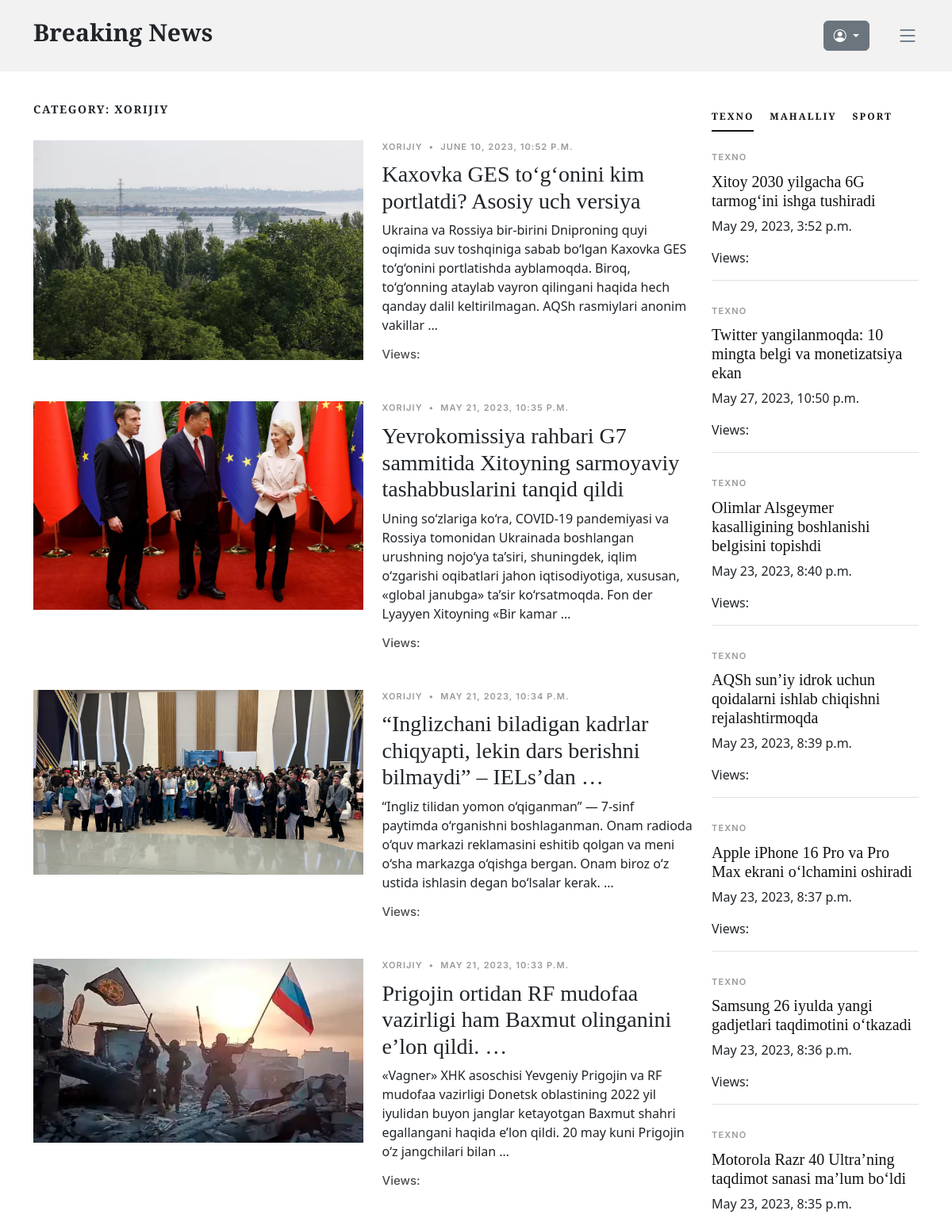
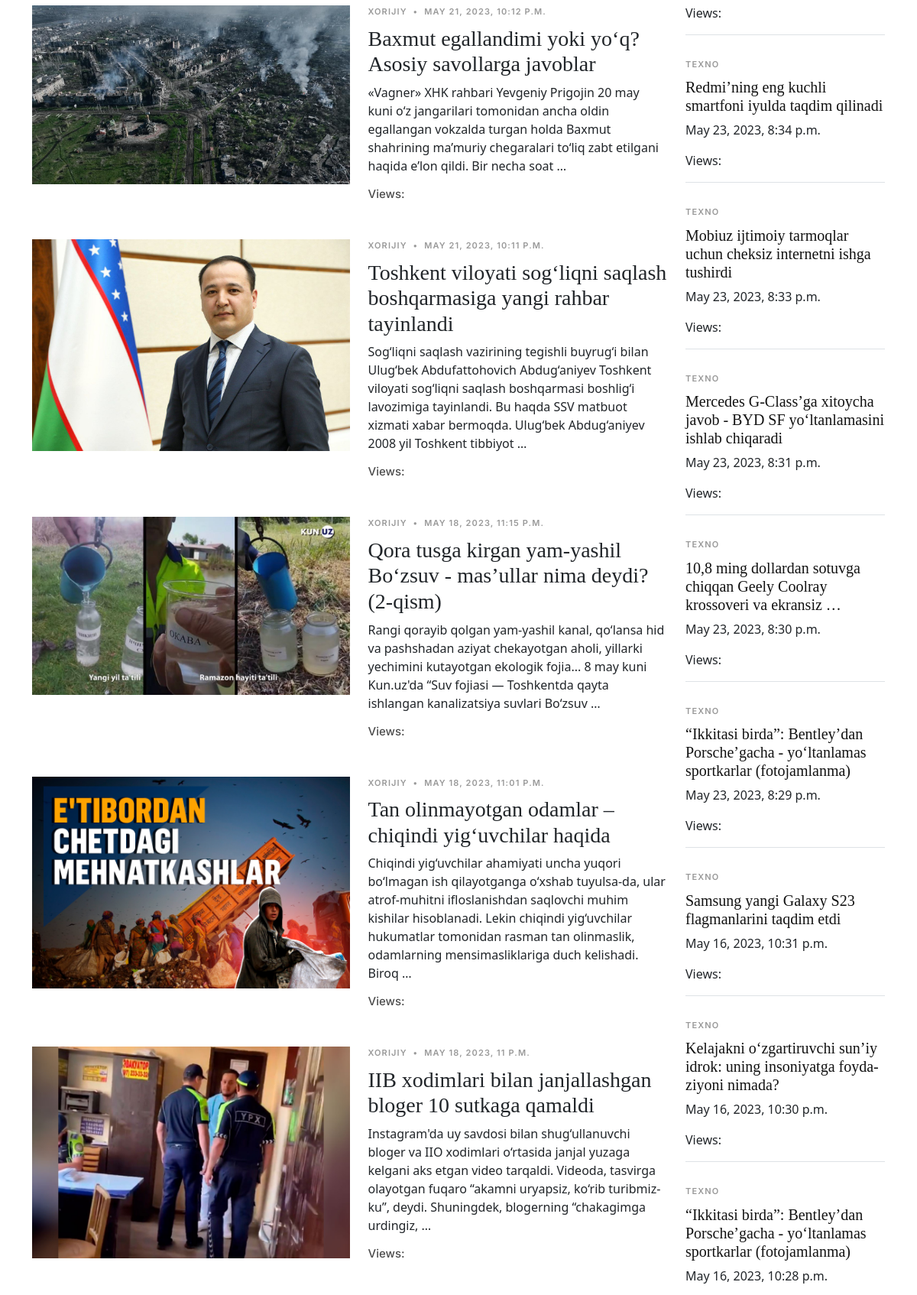
The page /foreign/ (upper part) on the database its author committed (2 pictures, top to bottom).
### news_app/models.py (models this page shows, shortened)
class News(models.Model):
    class Status(models.TextChoices):
        Draft = "DF", "Draft"
        Published = "PB", "Published"
    title = models.CharField(max_length=250)
    slug = models.SlugField(max_length=300)
    body = models.TextField()
    image = models.ImageField(upload_to="news/images")
    category = models.ForeignKey(Category, on_delete=models.CASCADE)
    published_time = models.DateTimeField(default=timezone.now)
    created_time = models.DateTimeField(auto_now_add=True)
    updated_time = models.DateTimeField(auto_now=True)
    status = models.CharField(
        max_length=2, choices=Status.choices, default=Status.Draft
    )
    objects = models.Manager()  # defauld manager
    published = PublishedManager()
    class Meta:
        ordering = ["-published_time"]
    def get_absolute_url(self):
        return reverse("detail_page", args=[self.slug])

class Category(models.Model):
    name = models.CharField(max_length=150)
    def __str__(self):
        return self.name

### news_app/views.py (the view)
# urls.py: path("foreign/", ForeignNewsListView.as_view(), name="foreign_news_page"),
class ForeignNewsListView(ListView):
    model = News
    template_name = "news/foreign-news-list.html"
    context_object_name = "foreign_news"
    def get_context_data(self, **kwargs):
        context = super().get_context_data(**kwargs)
        context["local_news"] = News.published.all().filter(category__name="Mahalliy")
        context["techno_news"] = News.published.all().filter(category__name="Texno")
        context["sport_news"] = News.published.all().filter(category__name="Sport")
        context["categories"] = Category.objects.all()
        context["local_news_category"] = "Mahalliy"
        context["sport_news_category"] = "Sport"
        context["techno_news_category"] = "Texno"
        return context
    def get_queryset(self):
        news = self.model.published.all().filter(category__name="Xorijiy")
        return news

### news_app/context_procesor.py (called while the page is built)
def top_news(request):
    categories = Category.objects.all()
    top_news = News.published.all().order_by("-published_time")[:4]
    context = {
        "top_news": top_news,
        "categories": categories,
    }
    return context

### news_app/models.py (called while the page is built)
    def get_queryset(self):
        return super().get_queryset().filter(status=News.Status.Published)

### templates/news/foreign-news-list.html (shortened to what this page needs)
{% extends 'news/base.html' %}
{% load static %}
{% load hitcount_tags %}
{% block content %}
<main id="main">
    <section>
      <div class="container">
        <div class="row">
          <div class="col-md-9" data-aos="fade-up">
            <h3 class="category-title">Category: Xorijiy</h3>
            {% for news in foreign_news %}
            <div class="d-md-flex post-entry-2 half">
              <a href="{{ news.get_absolute_url }}" class="me-4 thumbnail">
                <img src="{{ news.image.url }}" alt="" class="img-fluid">
              </a>
              <div>
                <div class="post-meta">
                  <span class="date">{{ news.category }}</span>
                  <span class="mx-1">&bullet;</span>
                  <span>{{ news.published_time }}</span>
                </div>
                <h3>
                  <a href="{{ news.get_absolute_url }}">{{ news.title | truncatewords:10}}</a>
                </h3>
                <p>{{ news.body | truncatewords:30 }}</p>
                <div class="d-flex align-items-center author">
                  <div class="name">
                    <h3 class="m-0 p-0">Views: {% get_hit_count for news %}</h3>
                  </div>
                </div>
              </div>
            </div>
            {% endfor %}
          </div>
          <div class="col-md-3">
            <div class="aside-block">
              <ul class="nav nav-pills custom-tab-nav mb-4" id="pills-tab" role="tablist">
                <li class="nav-item" role="presentation">
                  <button
                    class="nav-link active"
                    id="pills-popular-tab"
                    data-bs-toggle="pill"
                    data-bs-target="#pills-popular"
                    type="button"
                    role="tab"
                    aria-controls="pills-popular"
                    aria-selected="true">
                    {{ techno_news_category }}
                  </button>
                </li>
                <li class="nav-item" role="presentation">
                  <button
                    class="nav-link"
                    id="pills-trending-tab"
                    data-bs-toggle="pill"
                    data-bs-target="#pills-trending"
                    type="button"
                    role="tab"
                    aria-controls="pills-trending"
                    aria-selected="false">
                    {{ local_news_category }}
                  </button>
                </li>
                <li class="nav-item" role="presentation">
                  <button
                    class="nav-link"
                    d="pills-latest-tab"
                    data-bs-toggle="pill"
                    data-bs-target="#pills-latest"
                    type="button" role="tab"
                    aria-controls="pills-latest"
                    aria-selected="false">
                    {{ sport_news_category }}
                  </button>
                </li>
              </ul>
              <div class="tab-content" id="pills-tabContent">
                <div class="tab-pane fade show active" id="pills-popular" role="tabpanel" aria-labelledby="pills-popular-tab">
                  {% for news in techno_news %}
                    <div class="post-entry-1 border-bottom">
                      <div class="post-meta">
                        <span class="date">{{ news.category }}</span>
                      </div>
                      <h2 class="mb-2"><a href="{{ news.get_absolute_url }}">{{ news.title | truncatewords:10 }}</a></h2>
                      <span class="author mb-3 d-block">{{ news.published_time }}</span>
                      <span class="author mb-3 d-block">Views: {% get_hit_count for news %}</span>
                    </div>
                  {% endfor %}
                </div>
              </div>
            </div>
          </div>
        </div>
      </div>
    </section>
  </main>
{% endblock content %}

### static/css/variables.css (style rules this page uses)
:root { --font-default: 'EB Garamond', system-ui, -apple-system, "Segoe UI", Roboto, "Helvetica Neue", Arial, "Noto Sans", "Liberation Sans", sans-serif, "Apple Color Emoji", "Segoe UI Emoji", "Segoe UI Symbol", "Noto Color Emoji"; --font-primary: 'EB Garamond', serif; --font-secondary: 'Inter', sans-serif; --color-default: #212529; --color-default-rgb: 33, 37, 41; --color-links: #212529; --color-links-hover: #15171a; --color-primary: #212529; --color-primary-light: #26282c; --color-primary-dark: #0b0c0e; --color-primary-rgb: 33, 37, 41; --color-primary-light-rgb: 38, 40, 44; --color-primary-dark-rgb: 11, 12, 14; --color-secondary: #596d80; --color-secondary-light: #8498aa; --color-secondary-dark: #404f5c; --color-secondary-rgb: 89, 109, 128; --color-secondary-light-rgb: 132, 152, 170; --color-secondary-dark-rgb: 64, 79, 92; --color-blue: #0d6efd; --color-blue-rgb: 13, 110, 253; --color-indigo: #6610f2; --color-indigo-rgb: 102, 16, 242; --color-purple: #6f42c1; --color-purple-rgb: 111, 66, 193; --color-pink: #f3268c; --color-pink-rgb: 243, 38, 140; --color-red: #df1529; --color-red-rgb: 223, 21, 4; --color-orange: #fd7e14; --color-orange-rgb: 253, 126, 20; --color-yellow: #ffc107; --color-yellow-rgb: 255, 193, 7; --color-green: #059652; --color-green-rgb: 5, 150, 82; --color-teal: #20c997; --color-teal-rgb: 32, 201, 151; --color-cyan: #0dcaf0; --color-cyan-rgb: 13, 202, 240; --color-white: #ffffff; --color-white-rgb: 255, 255, 255; --color-gray: #6c757d; --color-gray-rgb: 108, 117, 125; --color-black: #000000; --color-black-rgb: 0, 0, 0; }
:root { --bs-blue: var(--color-blue); --bs-indigo: var(--color-indigo); --bs-purple: var(--color-purple); --bs-pink: var(--color-pink); --bs-red: var(--color-red); --bs-orange: var(--color-orange); --bs-yellow: var(--color-yellow); --bs-green: var(--color-green); --bs-teal: var(--color-teal); --bs-cyan: var(--color-cyan); --bs-white: var(--color-white); --bs-gray: var(--color-gray); --bs-gray-dark: #343a40; --bs-gray-100: #f8f9fa; --bs-gray-200: #e9ecef; --bs-gray-300: #dee2e6; --bs-gray-400: #ced4da; --bs-gray-500: #adb5bd; --bs-gray-600: #6c757d; --bs-gray-700: #495057; --bs-gray-800: #343a40; --bs-gray-900: #212529; --bs-primary: var(--color-blue); --bs-secondary: var(--color-blue); --bs-success: #198754; --bs-info: #0dcaf0; --bs-warning: #ffc107; --bs-danger: #dc3545; --bs-light: #f8f9fa; --bs-dark: #212529; --bs-primary-rgb: var(--color-primary-rgb); --bs-secondary-rgb: var(--color-secondary-rgb); --bs-success-rgb: 25, 135, 84; --bs-info-rgb: 13, 202, 240; --bs-warning-rgb: 255, 193, 7; --bs-danger-rgb: 220, 53, 69; --bs-light-rgb: 248, 249, 250; --bs-dark-rgb: 33, 37, 41; --bs-white-rgb: var(--color-white-rgb); --bs-black-rgb: var(--color-black-rgb); --bs-body-color-rgb: var(--color-default-rgb); --bs-body-bg-rgb: 255, 255, 255; --bs-font-sans-serif: var(--font-default); --bs-font-monospace: SFMono-Regular, Menlo, Monaco, Consolas, "Liberation Mono", "Courier New", monospace; --bs-gradient: linear-gradient(180deg, rgba(255, 255, 255, 0.15), rgba(255, 255, 255, 0)); --bs-body-font-family: var(--font-default); --bs-body-font-size: 1rem; --bs-body-font-weight: 400; --bs-body-line-height: 1.5; --bs-body-color: var(--color-default); --bs-body-bg: #fff; }

### static/css/404-page.css (style rules this page uses)
a { text-decoration: none; }

### static/css/register.css (style rules this page uses)
:root { --color-white: #fff; --color-light: #f1f5f9; --color-black: #121212; --color-night: #001632; --color-red: #f44336; --color-yellow: #6cf436; --color-blue: #1a73e8; --color-gray: #80868b; --color-grayish: #dadce0; --shadow-normal: 0 1px 3px 0 rgba(0, 0, 0, 0.1), 0 1px 2px 0 rgba(0, 0, 0, 0.06); --shadow-medium: 0 4px 6px -1px rgba(0, 0, 0, 0.1), 0 2px 4px -1px rgba(0, 0, 0, 0.06); --shadow-large: 0 10px 15px -3px rgba(0, 0, 0, 0.1), 0 4px 6px -2px rgba(0, 0, 0, 0.05); }
.login a, button { font-family: inherit; font-size: inherit; line-height: inherit; cursor: pointer; border: none; outline: none; text-decoration: none; }
.login, img { display: block; width: 100%; height: auto; object-fit: cover; }

### rows shown on the page
News: image (picture), category "XORIJIY", published_time "JUNE 10, 2023, 10:52 P.M.", title "Kaxovka GES to‘g‘onini kim portlatdi? Asosiy uch versiya", body "Ukraina va Rossiya bir-birini Dniproning quyi oqimida suv toshqiniga sabab bo‘lgan Kaxovka GES to‘g‘onini portlatishda ayblamoqda. Biroq, to‘g‘onning ataylab vayron qilingani haqida hech qanday dalil keltirilmagan. AQSh rasmiylari anonim vakillar …"
News: image (picture), category "XORIJIY", published_time "MAY 21, 2023, 10:35 P.M.", title "Yevrokomissiya rahbari G7 sammitida Xitoyning sarmoyaviy tashabbuslarini tanqid qildi", body "Uning so‘zlariga ko‘ra, COVID-19 pandemiyasi va Rossiya tomonidan Ukrainada boshlangan urushning nojo‘ya ta’siri, shuningdek, iqlim o‘zgarishi oqibatlari jahon iqtisodiyotiga, xususan, «global janubga» ta’sir ko‘rsatmoqda. Fon der Lyayyen Xitoyning «Bir kamar …"
News: image (picture), category "XORIJIY", published_time "MAY 21, 2023, 10:34 P.M.", title "“Inglizchani biladigan kadrlar chiqyapti, lekin dars berishni bilmaydi” – IELs’dan …", body "“Ingliz tilidan yomon o‘qiganman” — 7-sinf paytimda o‘rganishni boshlaganman. Onam radioda o‘quv markazi reklamasini eshitib qolgan va meni o‘sha markazga o‘qishga bergan. Onam biroz o‘z ustida ishlasin degan bo‘lsalar kerak. …"
News: image (picture), category "XORIJIY", published_time "MAY 21, 2023, 10:33 P.M.", title "Prigojin ortidan RF mudofaa vazirligi ham Baxmut olinganini e’lon qildi. …", body "«Vagner» XHK asoschisi Yevgeniy Prigojin va RF mudofaa vazirligi Donetsk oblastining 2022 yil iyulidan buyon janglar ketayotgan Baxmut shahri egallangani haqida e’lon qildi. 20 may kuni Prigojin o‘z jangchilari bilan …"
News: image (picture), category "XORIJIY", published_time "MAY 21, 2023, 10:12 P.M.", title "Baxmut egallandimi yoki yo‘q? Asosiy savollarga javoblar", body "«Vagner» XHK rahbari Yevgeniy Prigojin 20 may kuni o‘z jangarilari tomonidan ancha oldin egallangan vokzalda turgan holda Baxmut shahrining ma’muriy chegaralari to‘liq zabt etilgani haqida e’lon qildi. Bir necha soat …"
News: image (picture), category "XORIJIY", published_time "MAY 21, 2023, 10:11 P.M.", title "Toshkent viloyati sog‘liqni saqlash boshqarmasiga yangi rahbar tayinlandi", body "Sog‘liqni saqlash vazirining tegishli buyrug‘i bilan Ulug‘bek Abdufattohovich Abdug‘aniyev Toshkent viloyati sog‘liqni saqlash boshqarmasi boshlig‘i lavozimiga tayinlandi. Bu haqda SSV matbuot xizmati xabar bermoqda. Ulug‘bek Abdug‘aniyev 2008 yil Toshkent tibbiyot …"
News: image (picture), category "XORIJIY", published_time "MAY 18, 2023, 11:15 P.M.", title "Qora tusga kirgan yam-yashil Bo‘zsuv - mas’ullar nima deydi? (2-qism)", body "Rangi qorayib qolgan yam-yashil kanal, qo‘lansa hid va pashshadan aziyat chekayotgan aholi, yillarki yechimini kutayotgan ekologik fojia... 8 may kuni Kun.uz'da “Suv fojiasi — Toshkentda qayta ishlangan kanalizatsiya suvlari Bo‘zsuv …"
News: image (picture), category "XORIJIY", published_time "MAY 18, 2023, 11:01 P.M.", title "Tan olinmayotgan odamlar – chiqindi yig‘uvchilar haqida", body "Chiqindi yig‘uvchilar ahamiyati uncha yuqori bo‘lmagan ish qilayotganga o‘xshab tuyulsa-da, ular atrof-muhitni ifloslanishdan saqlovchi muhim kishilar hisoblanadi. Lekin chiqindi yig‘uvchilar hukumatlar tomonidan rasman tan olinmaslik, odamlarning mensimasliklariga duch kelishadi. Biroq …"
News: image (picture), category "XORIJIY", published_time "MAY 18, 2023, 11 P.M.", title "IIB xodimlari bilan janjallashgan bloger 10 sutkaga qamaldi", body "Instagram'da uy savdosi bilan shug‘ullanuvchi bloger va IIO xodimlari o‘rtasida janjal yuzaga kelgani aks etgan video tarqaldi. Videoda, tasvirga olayotgan fuqaro “akamni uryapsiz, ko‘rib turibmiz-ku”, deydi. Shuningdek, blogerning “chakagimga urdingiz, …"
Category: name "TEXNO"
Category: name "MAHALLIY"
Category: name "SPORT"
News: category "TEXNO", title "Xitoy 2030 yilgacha 6G tarmog‘ini ishga tushiradi", published_time "May 29, 2023, 3:52 p.m."
News: category "TEXNO", title "Twitter yangilanmoqda: 10 mingta belgi va monetizatsiya ekan", published_time "May 27, 2023, 10:50 p.m."
News: category "TEXNO", title "Olimlar Alsgeymer kasalligining boshlanishi belgisini topishdi", published_time "May 23, 2023, 8:40 p.m."
News: category "TEXNO", title "AQSh sun’iy idrok uchun qoidalarni ishlab chiqishni rejalashtirmoqda", published_time "May 23, 2023, 8:39 p.m."
News: category "TEXNO", title "Apple iPhone 16 Pro va Pro Max ekrani o‘lchamini oshiradi", published_time "May 23, 2023, 8:37 p.m."
News: category "TEXNO", title "Samsung 26 iyulda yangi gadjetlari taqdimotini o‘tkazadi", published_time "May 23, 2023, 8:36 p.m."
News: category "TEXNO", title "Motorola Razr 40 Ultra’ning taqdimot sanasi ma’lum bo‘ldi", published_time "May 23, 2023, 8:35 p.m."
News: category "TEXNO", title "Redmi’ning eng kuchli smartfoni iyulda taqdim qilinadi", published_time "May 23, 2023, 8:34 p.m."
News: category "TEXNO", title "Mobiuz ijtimoiy tarmoqlar uchun cheksiz internetni ishga tushirdi", published_time "May 23, 2023, 8:33 p.m."
News: category "TEXNO", title "Mercedes G-Class’ga xitoycha javob - BYD SF yo‘ltanlamasini ishlab chiqaradi", published_time "May 23, 2023, 8:31 p.m."
News: category "TEXNO", title "10,8 ming dollardan sotuvga chiqqan Geely Coolray krossoveri va ekransiz …", published_time "May 23, 2023, 8:30 p.m."
News: category "TEXNO", title "“Ikkitasi birda”: Bentley’dan Porsche’gacha - yo‘ltanlamas sportkarlar (fotojamlanma)", published_time "May 23, 2023, 8:29 p.m."
News: category "TEXNO", title "Samsung yangi Galaxy S23 flagmanlarini taqdim etdi", published_time "May 16, 2023, 10:31 p.m."
News: category "TEXNO", title "Kelajakni o‘zgartiruvchi sun’iy idrok: uning insoniyatga foyda-ziyoni nimada?", published_time "May 16, 2023, 10:30 p.m."
News: category "TEXNO", title "“Ikkitasi birda”: Bentley’dan Porsche’gacha - yo‘ltanlamas sportkarlar (fotojamlanma)", published_time "May 16, 2023, 10:28 p.m."
